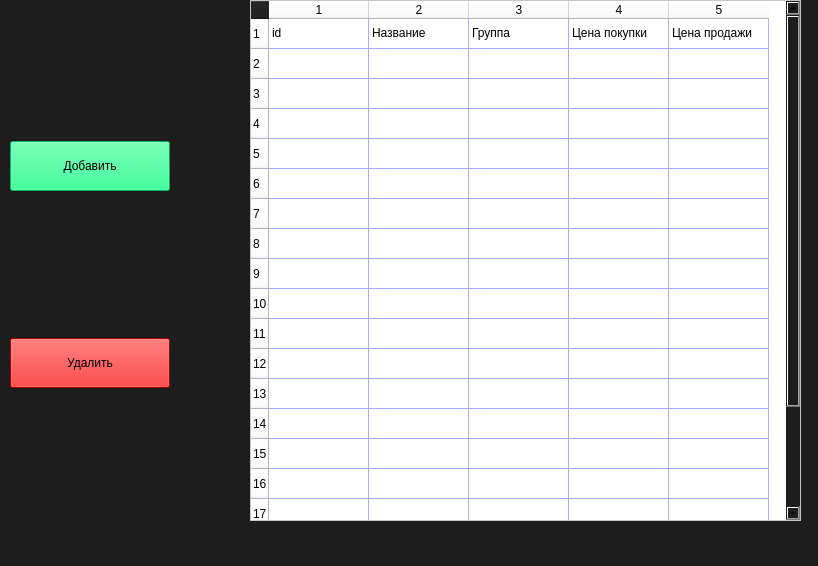
<?xml version="1.0" encoding="UTF-8"?>
<ui version="4.0">
 <class>pushButtonWrite</class>
 <widget class="QMainWindow" name="pushButtonWrite">
  <property name="geometry">
   <rect>
    <x>0</x>
    <y>0</y>
    <width>818</width>
    <height>566</height>
   </rect>
  </property>
  <property name="maximumSize">
   <size>
    <width>16777215</width>
    <height>16777215</height>
   </size>
  </property>
  <property name="windowTitle">
   <string>Главное окно</string>
  </property>
  <property name="styleSheet">
   <string notr="true">border-color: rgb(210, 75, 255);
selection-color: rgb(170, 170, 255);
gridline-color: rgb(170, 170, 255);
border-color: rgb(170, 85, 255);
background-color: rgb(29, 29, 29);</string>
  </property>
  <widget class="QWidget" name="centralwidget">
   <widget class="QWidget" name="gridLayoutWidget">
    <property name="geometry">
     <rect>
      <x>250</x>
      <y>0</y>
      <width>551</width>
      <height>521</height>
     </rect>
    </property>
    <layout class="QGridLayout" name="gridLayout">
     <item row="0" column="0">
      <widget class="QTableWidget" name="tableWidget">
       <property name="styleSheet">
        <string notr="true">background-color: rgb(255, 255, 255);
gridline-color: rgb(170, 170, 255);
border-color: rgb(170, 170, 255);</string>
       </property>
       <property name="rowCount">
        <number>20</number>
       </property>
       <property name="columnCount">
        <number>5</number>
       </property>
       <row/>
       <row/>
       <row/>
       <row/>
       <row/>
       <row/>
       <row/>
       <row/>
       <row/>
       <row/>
       <row/>
       <row/>
       <row/>
       <row/>
       <row/>
       <row/>
       <row/>
       <row/>
       <row/>
       <row/>
       <column/>
       <column/>
       <column/>
       <column/>
       <column/>
       <item row="0" column="0">
        <property name="text">
         <string>id</string>
        </property>
       </item>
       <item row="0" column="1">
        <property name="text">
         <string>Название</string>
        </property>
       </item>
       <item row="0" column="2">
        <property name="text">
         <string>Группа</string>
        </property>
       </item>
       <item row="0" column="3">
        <property name="text">
         <string>Цена покупки</string>
        </property>
       </item>
       <item row="0" column="4">
        <property name="text">
         <string>Цена продажи</string>
        </property>
       </item>
      </widget>
     </item>
    </layout>
   </widget>
   <widget class="QWidget" name="verticalLayoutWidget">
    <property name="geometry">
     <rect>
      <x>10</x>
      <y>0</y>
      <width>160</width>
      <height>531</height>
     </rect>
    </property>
    <layout class="QVBoxLayout" name="verticalLayout">
     <item>
      <widget class="QPushButton" name="pushButton_2">
       <property name="maximumSize">
        <size>
         <width>16777215</width>
         <height>50</height>
        </size>
       </property>
       <property name="styleSheet">
        <string notr="true">background-color: rgb(0, 255, 127);
font: 75 10pt &quot;MS Shell Dlg 2&quot;;
color: rgb(0, 0, 0);</string>
       </property>
       <property name="text">
        <string>Добавить</string>
       </property>
      </widget>
     </item>
     <item>
      <widget class="QPushButton" name="pushButton">
       <property name="maximumSize">
        <size>
         <width>16777215</width>
         <height>50</height>
        </size>
       </property>
       <property name="styleSheet">
        <string notr="true">background-color: rgb(239, 0, 0);
font: 75 10pt &quot;MS Shell Dlg 2&quot;;</string>
       </property>
       <property name="text">
        <string>Удалить</string>
       </property>
      </widget>
     </item>
    </layout>
   </widget>
  </widget>
  <widget class="QMenuBar" name="menubar">
   <property name="geometry">
    <rect>
     <x>0</x>
     <y>0</y>
     <width>818</width>
     <height>21</height>
    </rect>
   </property>
  </widget>
  <widget class="QStatusBar" name="statusbar"/>
 </widget>
 <resources/>
 <connections/>
</ui>
